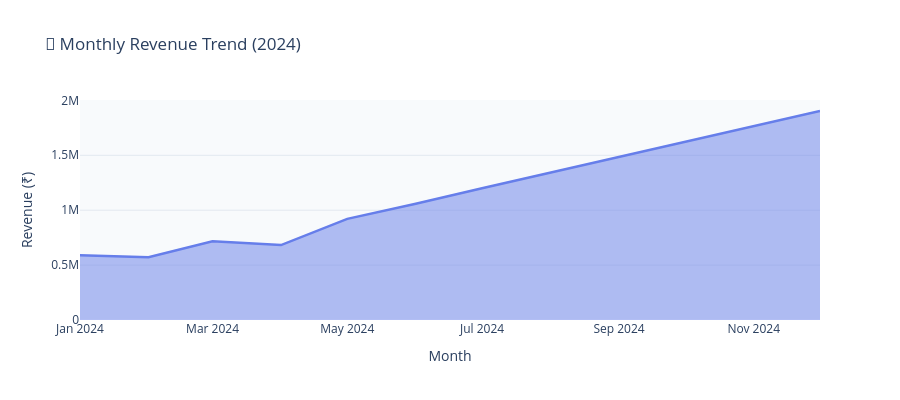

Here is the notebook cell this chart was saved with:
### Markdown cell above
## 📈 Step 5 — Monthly Revenue Trend

### Code cell
monthly = df.groupby('Month')['Total_Sales'].sum().reset_index()

fig1 = px.area(monthly, x='Month', y='Total_Sales',
               title='📅 Monthly Revenue Trend (2024)',
               labels={'Total_Sales': 'Revenue (₹)', 'Month': 'Month'},
               color_discrete_sequence=['#667eea'])
fig1.update_traces(fill='tozeroy', line_color='#667eea', line_width=2.5)
fig1.update_layout(
    paper_bgcolor='white', plot_bgcolor='#f8fafc',
    title_font_size=17, height=400,
    xaxis=dict(showgrid=False),
    yaxis=dict(gridcolor='#e2e8f0')
)
fig1.show()

### Figure 1 — Plotly figure (JSON) as saved in the notebook; plotly's stock layout.template omitted (floating-point values rounded to 4 significant figures)
{"data": [{"fill": "tozeroy", "fillpattern": {"shape": ""}, "hovertemplate": "Month=%{x}<br>Revenue (₹)=%{y}<extra></extra>", "legendgroup": "", "line": {"color": "#667eea", "width": 2.5}, "marker": {"symbol": "circle"}, "mode": "lines", "name": "", "orientation": "v", "showlegend": false, "stackgroup": "1", "type": "scatter", "x": ["2024-01", "2024-02", "2024-03", "2024-04", "2024-05", "2024-06", "2024-07", "2024-08", "2024-09", "2024-10", "2024-11", "2024-12"], "xaxis": "x", "y": [589947, 571335, 716021, 682408, 920796, 1058885, 1199973, 1342360, 1481748, 1619837, 1760925, 1903312], "yaxis": "y"}], "layout": {"height": 400, "legend": {"tracegroupgap": 0}, "paper_bgcolor": "white", "plot_bgcolor": "#f8fafc", "title": {"font": {"size": 17}, "text": "📅 Monthly Revenue Trend (2024)"}, "xaxis": {"anchor": "y", "domain": [0, 1], "showgrid": false, "title": {"text": "Month"}}, "yaxis": {"anchor": "x", "domain": [0, 1], "gridcolor": "#e2e8f0", "title": {"text": "Revenue (₹)"}}}}
